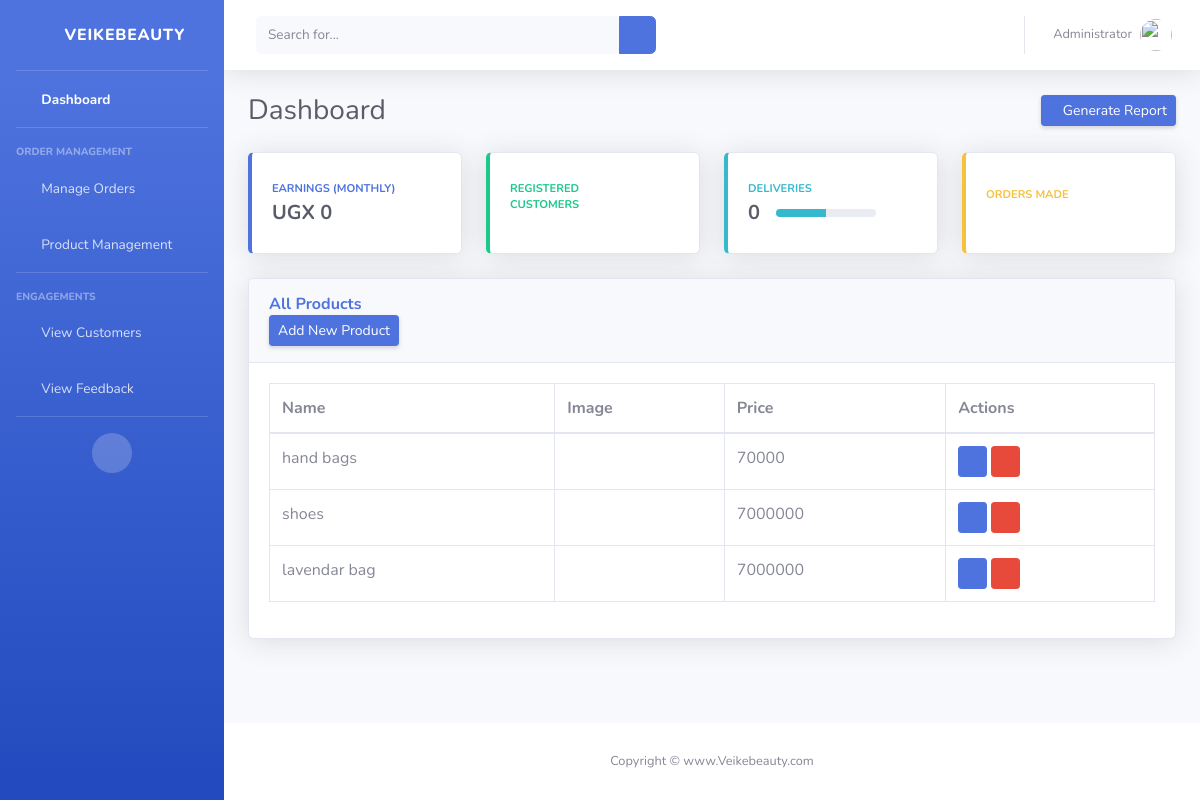
The app's page /admin-products (signed in), older data.
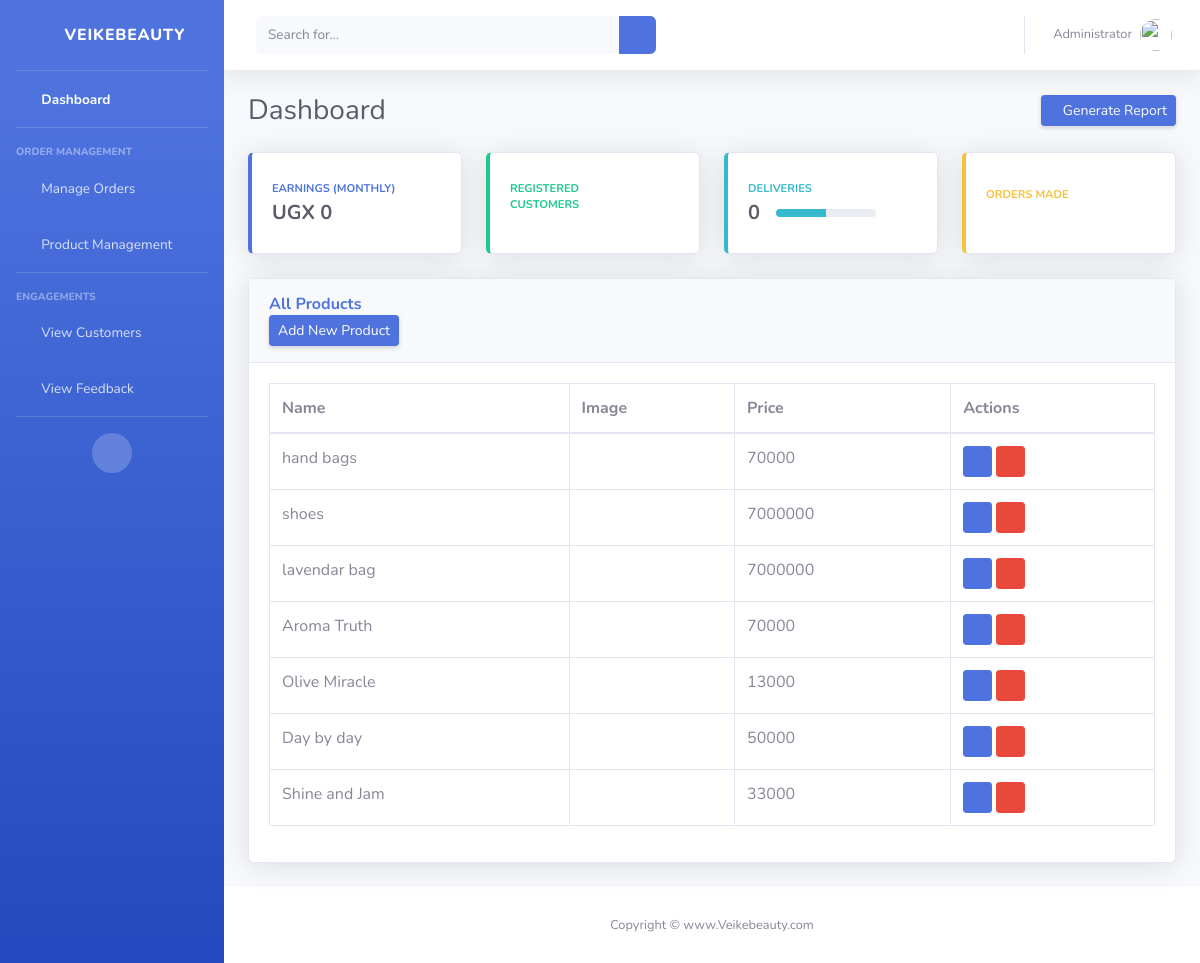
The same page, newer data.
### ecom/models.py (models this page shows, shortened)
class Product(models.Model):
    name = models.CharField(max_length=40)
    category = models.ForeignKey(Category, on_delete=models.CASCADE)
    subcategory = models.ForeignKey(SubCategory, on_delete=models.CASCADE, null=True, blank=True)
    featured = models.BooleanField(default=False)
    deal_of_the_day = models.BooleanField(default=False)
    best_seller = models.BooleanField(default=False)
    new_arrival = models.BooleanField(default=False)
    trending = models.BooleanField(default=False)
    top_rated = models.BooleanField(default=False)
    inventory = models.PositiveIntegerField(default=0)
    number_in_stock = models.PositiveIntegerField(default=0)
    price = models.PositiveIntegerField()
    short_description = models.CharField(max_length=40, default="")
    long_description = models.TextField(max_length=1000, default="")
    images = models.ManyToManyField(Image, blank=True, related_name='product_images')

### ecom/views.py (the view)
# urls.py: path('admin-products', views.admin_products_view,name='admin-products'),
@login_required(login_url='adminlogin')
def admin_products_view(request):
    products=models.Product.objects.all()
    return render(request,'adminDashboard/manage_products.html',{'products':products})

### templates/adminDashboard/manage_products.html (shortened to what this page needs)
{% extends 'adminDashboard/base.html' %}
{% load static %}
{% block content %}
<div class="card shadow mb-4">
    <div class="card-header py-3">
        <h6 class="m-0 font-weight-bold text-primary">All Products</h6>
        <a href="/admin-add-product" class="d-none d-sm-inline-block btn btn-sm btn-primary shadow-sm"><span class="text">Add New Product</span> </a>
    </div>
    <div class="card-body">
        <div class="table-responsive">
            <table class="table table-bordered" id="dataTable" width="100%" cellspacing="0">
                <thead>
                    <tr>
                        <th>Name</th>
                        <th>Image</th>
                        <th>Price</th>
                        <th>Actions</th>
                    </tr>
                </thead>
                <tbody>
                    {% if products %}
                    {% for p in products %}
                        <tr>
                            <td>{{ p.name }}</td>
                            <td>
                            </td>
                            <td>{{ p.price }}</td>
                            <td>
                                <a class="btn btn-primary btn-sm" href="{% url 'update-product' p.id %}"><i class="fas fa-info-circle"></i></a>
                                <a class="btn btn-danger btn-sm" href="{% url 'delete-product' p.id %}"><i class="fas fa-trash"></i></a>
                            </td>
                        </tr>
                    {% endfor %}
                {% else %}
                    <tr>
                        <td colspan="4">
                            <h1>No Products!!</h1>
                        </td>
                    </tr>
                {% endif %}
                </tbody>
            </table>
        </div>
    </div>
</div>
{% endblock %}

### templates/adminDashboard/base.html (shortened to what this page needs)
{% load static %}
<!DOCTYPE html>
<html lang="en">
<head>
    <link href="{% static 'admin-styling/vendor/fontawesome-free/css/all.min.css'%}" rel="stylesheet" type="text/css">
    <link href="{% static 'admin-styling/css/sb-admin-2.min.css' %}" rel="stylesheet">
</head>
<body id="page-top">
    <div id="wrapper">
        <ul class="navbar-nav bg-gradient-primary sidebar sidebar-dark accordion" id="accordionSidebar">
            <a class="sidebar-brand d-flex align-items-center justify-content-center" href="/">
                <div class="sidebar-brand-icon rotate-n-15">
                    <i class="fas fa-laugh-wink"></i>
                </div>
                <div class="sidebar-brand-text mx-3">Veikebeauty</div>
            </a>
            <hr class="sidebar-divider my-0">
            <li class="nav-item active">
                <a class="nav-link" href="/admindashboard">
                    <i class="fas fa-fw fa-tachometer-alt"></i>
                    <span>Dashboard</span></a>
            </li>
            <hr class="sidebar-divider">
            <div class="sidebar-heading">
                Order Management
            </div>
            <li class="nav-item">
                <a class="nav-link collapsed" href="#" data-toggle="collapse" data-target="#collapseOne "
                    aria-expanded="true" aria-controls="collapseTwo">
                    <i class="fas fa-fw fa-cog"></i>
                    <span>Manage Orders</span>
                </a>
            </li>
            <li class="nav-item">
                <a class="nav-link collapsed" href="#" data-toggle="collapse" data-target="#collapseTwo"
                    aria-expanded="true" aria-controls="collapseTwo">
                    <i class="fas fa-fw fa-cog"></i>
                    <span>Product Management</span>
                </a>
            </li>
            <hr class="sidebar-divider">
            <div class="sidebar-heading">
                Engagements
            </div>
            <li class="nav-item">
                <a class="nav-link collapsed" href="/view-customer">
                    <i class="fas fa-fw fa-folder"></i>
                    <span>View Customers</span>
                </a>
            </li>
            <li class="nav-item">
                <a class="nav-link" href="/view-feedback">
                    <i class="fas fa-fw fa-chart-area"></i>
                    <span>View Feedback</span></a>
            </li>
            <hr class="sidebar-divider d-none d-md-block">
            <div class="text-center d-none d-md-inline">
                <button class="rounded-circle border-0" id="sidebarToggle"></button>
            </div>
        </ul>
        <div id="content-wrapper" class="d-flex flex-column">
            <div id="content">
                <nav class="navbar navbar-expand navbar-light bg-white topbar mb-4 static-top shadow">
                    <form
                        class="d-none d-sm-inline-block form-inline mr-auto ml-md-3 my-2 my-md-0 mw-100 navbar-search">
                        <div class="input-group">
                            <input type="text" class="form-control bg-light border-0 small" placeholder="Search for..."
                                aria-label="Search" aria-describedby="basic-addon2">
                            <div class="input-group-append">
                                <button class="btn btn-primary" type="button">
                                    <i class="fas fa-search fa-sm"></i>
                                </button>
                            </div>
                        </div>
                    </form>
                    <ul class="navbar-nav ml-auto">
                        <li class="nav-item dropdown no-arrow">
                            <a class="nav-link dropdown-toggle" href="#" id="userDropdown" role="button"
                                data-toggle="dropdown" aria-haspopup="true" aria-expanded="false">
                                <span class="mr-2 d-none d-lg-inline text-gray-600 small">Administrator</span>
                                <img class="img-profile rounded-circle"
                                    src="{%static 'admin-styling/img/undraw_profile.svg'%}">
                            </a>
                        </li>
                    </ul>
                </nav>
                <div class="container-fluid">
                    <div class="d-sm-flex align-items-center justify-content-between mb-4">
                        <h1 class="h3 mb-0 text-gray-800">Dashboard</h1>
                        <a href="#" class="d-none d-sm-inline-block btn btn-sm btn-primary shadow-sm"><i
                                class="fas fa-download fa-sm text-white-50"></i> Generate Report</a>
                    </div>
                    <div class="row">
                        <div class="col-xl-3 col-md-6 mb-4">
                            <div class="card border-left-primary shadow h-100 py-2">
                                <div class="card-body">
                                    <div class="row no-gutters align-items-center">
                                        <div class="col mr-2">
                                            <div class="text-xs font-weight-bold text-primary text-uppercase mb-1">
                                                Earnings (Monthly)</div>
                                            <div class="h5 mb-0 font-weight-bold text-gray-800">UGX 0</div>
                                        </div>
                                        <div class="col-auto">
                                            <i class="fas fa-calendar fa-2x text-gray-300"></i>
                                        </div>
                                    </div>
                                </div>
                            </div>
                        </div>
                        <div class="col-xl-3 col-md-6 mb-4">
                            <div class="card border-left-success shadow h-100 py-2">
                                <div class="card-body">
                                    <div class="row no-gutters align-items-center">
                                        <div class="col mr-2">
                                            <div class="text-xs font-weight-bold text-success text-uppercase mb-1">
                                                Registered Customers</div>
                                        </div>
                                        <div class="col-auto">
                                            <i class="fas fa-dollar-sign fa-2x text-gray-300"></i>
                                        </div>
                                    </div>
                                </div>
                            </div>
                        </div>
                        <div class="col-xl-3 col-md-6 mb-4">
                            <div class="card border-left-info shadow h-100 py-2">
                                <div class="card-body">
                                    <div class="row no-gutters align-items-center">
                                        <div class="col mr-2">
                                            <div class="text-xs font-weight-bold text-info text-uppercase mb-1">Deliveries
                                            </div>
                                            <div class="row no-gutters align-items-center">
                                                <div class="col-auto">
                                                    <div class="h5 mb-0 mr-3 font-weight-bold text-gray-800">0</div>
                                                </div>
                                                <div class="col">
                                                    <div class="progress progress-sm mr-2">
                                                        <div class="progress-bar bg-info" role="progressbar"
                                                            style="width: 50%" aria-valuenow="50" aria-valuemin="0"
                                                            aria-valuemax="100"></div>
                                                    </div>
                                                </div>
                                            </div>
                                        </div>
                                        <div class="col-auto">
                                            <i class="fas fa-clipboard-list fa-2x text-gray-300"></i>
                                        </div>
                                    </div>
                                </div>
                            </div>
                        </div>
                        <div class="col-xl-3 col-md-6 mb-4">
                            <div class="card border-left-warning shadow h-100 py-2">
                                <div class="card-body">
                                    <div class="row no-gutters align-items-center">
                                        <div class="col mr-2">
                                            <div class="text-xs font-weight-bold text-warning text-uppercase mb-1">
                                                Orders Made</div>
                                        </div>
                                        <div class="col-auto">
                                            <i class="fas fa-comments fa-2x text-gray-300"></i>
                                        </div>
                                    </div>
                                </div>
                            </div>
                        </div>
                    </div>
  {% block content %}
  {% endblock content %}
                </div>
            </div>
            <footer class="sticky-footer bg-white">
                <div class="container my-auto">
                    <div class="copyright text-center my-auto">
                        <span>Copyright &copy; www.Veikebeauty.com</span>
                    </div>
                </div>
            </footer>
        </div>
    </div>
</body>
</html>

Row changes from the older to the newer data that the page shows:
added Product: name "Aroma Truth", price "70000"
added Product: name "Olive Miracle", price "13000"
added Product: name "Day by day", price "50000"
added Product: name "Shine and Jam", price "33000"
